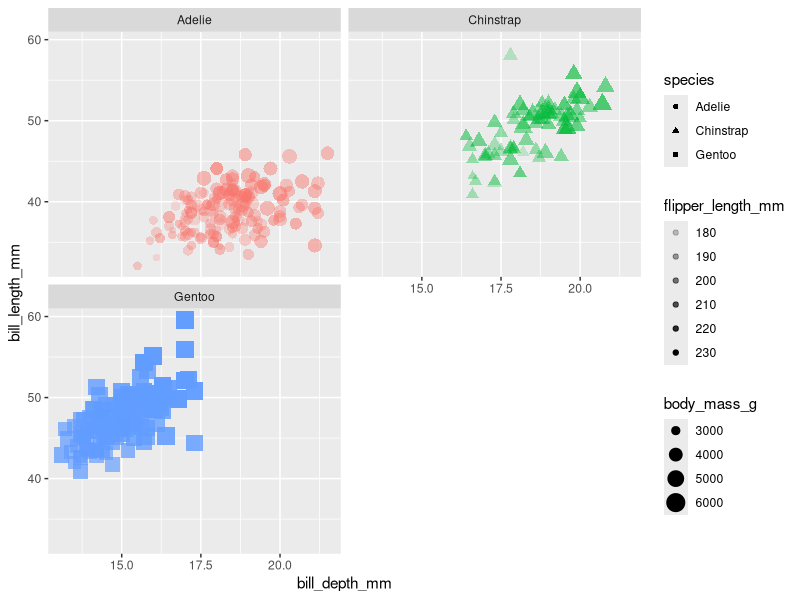

Generate this figure with R:
### This is my script for Week 3. Plotting Palmer Penguins.  
### Created by Ashlee Ochoa 
### Created on 2022-02-08
###############################
#### Install packages being used beforehand ####

### load libraries ###
library(palmerpenguins) #loads palmer penguins data set 
library(tidyverse)

### starting Data Analysis ###
glimpse(penguins) # function to visualize data

### Plotting ###
ggplot(data=penguins, #presents grey box. data is penguins. telling ggplot what data is. 
mapping=aes(x= bill_depth_mm,#aes= aesthetic, SPECIFIC to data. X= data from column. Use equal sign when assigning within a function. 
            y=bill_length_mm, # y= data from column. Don't forget to add "+" when adding other functions.
          color = species,# Color for each species in data set
          size = body_mass_g,
          alpha = flipper_length_mm, #alpha= transparency
            shape = species)) + # shape changes "point" of that specific thing
  geom_point()+ #tells you graph will be a point
  facet_wrap(~species, ncol=2) + # ~ means as a function of. sex as a function of species. facet_grid rows vs columns. Facet wrap for just columns or rows, 1D plotting. 
  guides(color = FALSE)
  labs(title = "Bill depth and length", #labs= labels. How things look. Quotations assign the title name 
       subtitle = "Dimensions for Adelie, Chinstrap, and Gentoo Penguins",
       x= "Bill depth (mm)", y= "Bill length (mm)", color = "Species", # capitalization for the species in-between quotations
       shape = "Species", 
       caption = "Source: Palmer Station LTER/ palmerpenguins package") + # perfect for sourcing
  scale_colour_viridis_d() # For color blindness 


